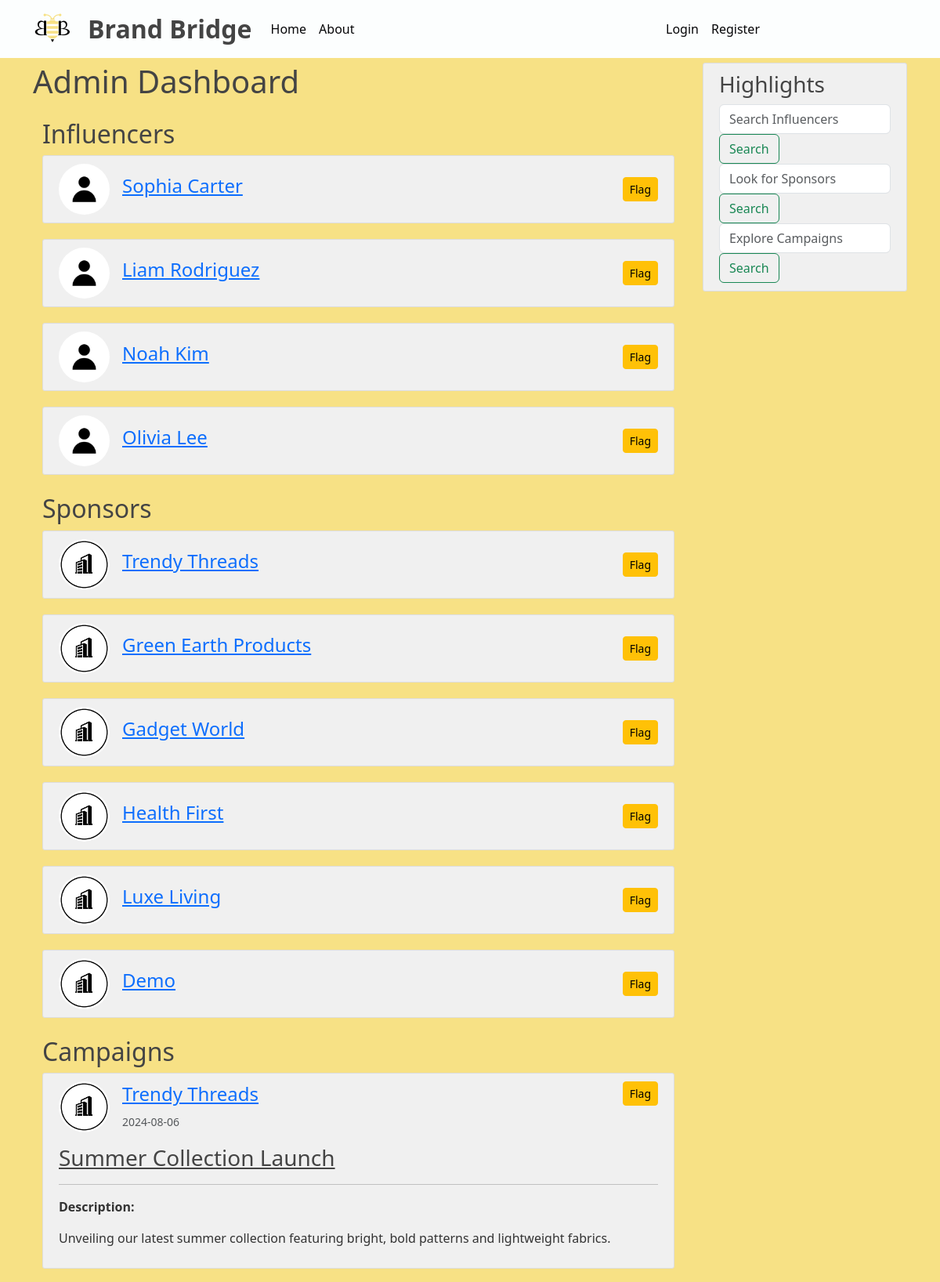
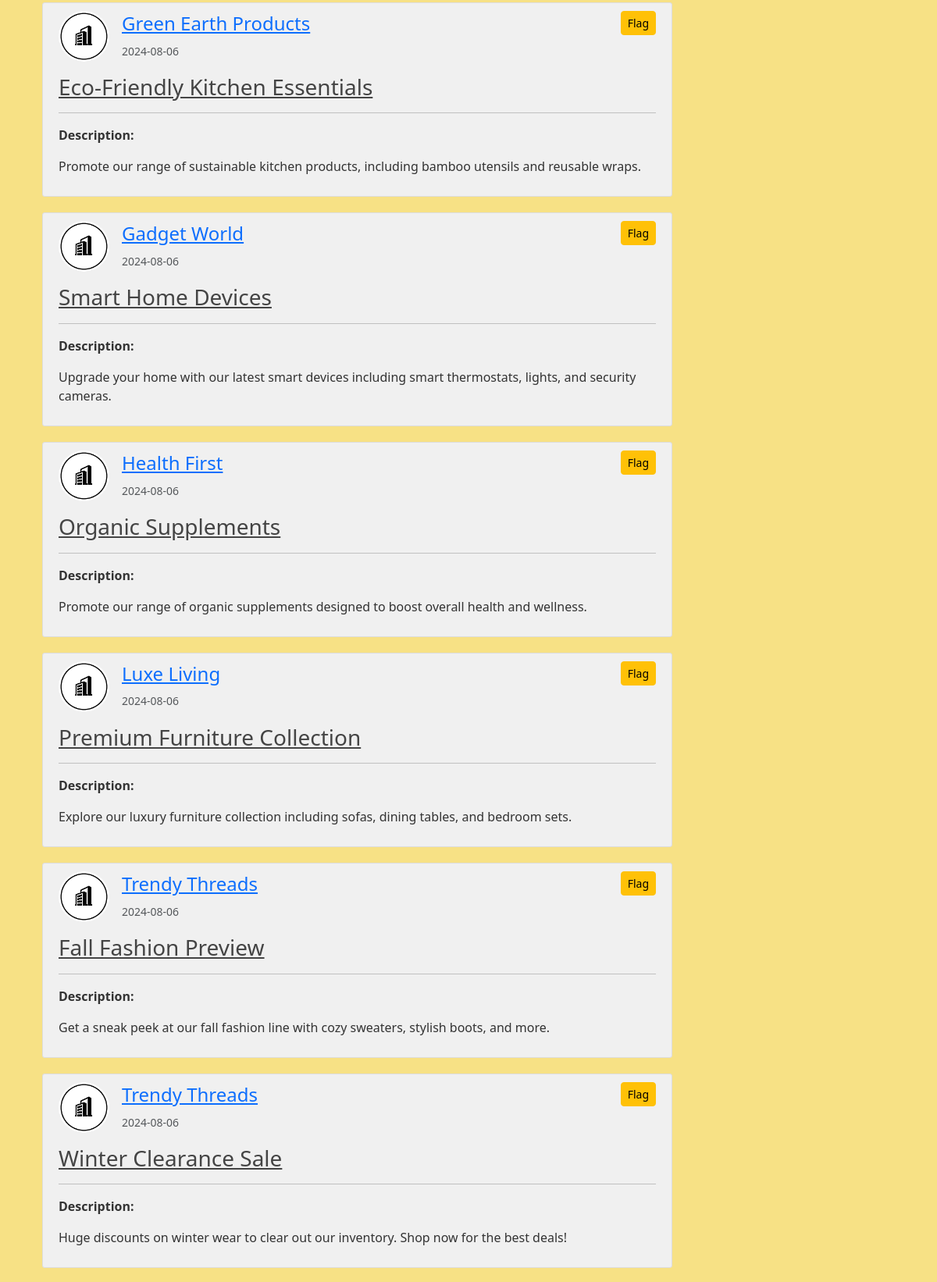
The app's page /admin/dashboard (upper part) with its own data (2 pictures, top to bottom).
### BrandBridge/models.py (models this page shows, shortened)
class Influencer(db.Model, UserMixin):
    id = db.Column(db.Integer, primary_key=True)
    email = db.Column(db.String(120), unique=True, nullable=False)
    name = db.Column(db.String(40), nullable=False)
    niche = db.Column(db.String(40), nullable=False)
    reach = db.Column(db.Integer, nullable=False)  # e.g., number of followers
    image_file = db.Column(db.String(20), nullable=False, default='default.jpg')
    password = db.Column(db.String(60), nullable=False)
    ad_requests = db.relationship('AdRequest', backref='influencer', lazy=True)

class Sponsor(db.Model, UserMixin):
    id = db.Column(db.Integer, primary_key=True)
    email = db.Column(db.String(120), unique=True, nullable=False)
    company_name = db.Column(db.String(40), unique=True, nullable=False)
    industry = db.Column(db.String(40), nullable=False)
    budget = db.Column(db.String(15), nullable=False)
    image_file = db.Column(db.String(20), nullable=False, default='default_company.png')
    password = db.Column(db.String(60), nullable=False)
    campaigns = db.relationship('Campaign', backref='owner', lazy=True)

class Campaign(db.Model):
    id = db.Column(db.Integer, primary_key=True)
    title = db.Column(db.String(100), nullable=False)
    desc = db.Column(db.Text, nullable=False)
    date_posted = db.Column(db.DateTime, nullable=False, default=lambda: datetime.now(timezone("Asia/Kolkata")))
    start_date = db.Column(db.DateTime, nullable=False)
    end_date = db.Column(db.DateTime, nullable=False)
    budget = db.Column(db.String(15), nullable=False)
    goals = db.Column(db.Text, nullable=False)
    sponsor_id = db.Column(db.Integer, db.ForeignKey('sponsor.id'), nullable=False)
    ad_requests = db.relationship('AdRequest', backref='campaign', lazy=True)

### BrandBridge/routes.py (the view)
@app.route('/admin/dashboard')
def admin_dashboard():
    influencers = db.session.query(Influencer).all()
    sponsors = db.session.query(Sponsor).all()
    campaigns = db.session.query(Campaign).all()
    return render_template('admin_dashboard.html',
                           influencers=influencers,
                           sponsors=sponsors,
                           campaigns=campaigns)

### BrandBridge/templates/admin_dashboard.html (shortened to what this page needs)
{% extends "layout.html" %}
{% block content %}
    <h1>Admin Dashboard</h1>
    <div class="container mt-4">
        <h2>Influencers</h2>
        {% for influencer in influencers %}
            <article class="media content-section">
                <div class="d-flex justify-content-between align-items-center">
                    <div class="d-flex align-items-center">
                        <img class="rounded-circle article-img" src="{{ url_for('static', filename='profile_pics/' + influencer.image_file) }}">
                        <div class="ml-3">
                            <h4><a class="mr-2" href="{{ url_for('influencer_profile', influencer_id=influencer.id) }}">{{ influencer.name }}</a></h4>
                        </div>
                    </div>
                    <form action="{{ url_for('flag_item') }}" method="post" class="ml-3">
                        <button type="submit" class="btn btn-warning btn-sm">Flag</button>
                    </form>
                </div>
            </article>
        {% else %}
            <p>No influencers found.</p>
        {% endfor %}
    </div>
    <div class="container mt-4">
        <h2>Sponsors</h2>
        {% for sponsor in sponsors %}
            <article class="media content-section">
                <div class="d-flex justify-content-between align-items-center">
                    <div class="d-flex align-items-center">
                        <img class="rounded-circle article-img" src="{{ url_for('static', filename='profile_pics/' + sponsor.image_file) }}">
                        <div class="ml-3">
                            <h4><a class="mr-2" href="{{ url_for('sponsor_campaigns', company_name=sponsor.company_name) }}">{{ sponsor.company_name }}</a></h4>
                        </div>
                    </div>
                    <form action="{{ url_for('flag_item') }}" method="post" class="ml-3">
                        <button type="submit" class="btn btn-warning btn-sm">Flag</button>
                    </form>
                </div>
            </article>
        {% else %}
            <p>No sponsors found.</p>
        {% endfor %}
    </div>
    <div class="container mt-4">
        <h2>Campaigns</h2>
        {% for campaign in campaigns %}
            <article class="media content-section">
                <div class="d-flex justify-content-between align-items-start">
                    <div class="d-flex align-items-center">
                        <img class="rounded-circle article-img" src="{{ url_for('static', filename='profile_pics/' + campaign.owner.image_file) }}">
                        <div class="ml-3">
                            <h4><a class="mr-2" href="{{ url_for('sponsor_campaigns', company_name=campaign.owner.company_name) }}">{{ campaign.owner.company_name }}</a></h4>
                            <small class="text-muted">{{ campaign.date_posted.strftime('%Y-%m-%d') }}</small>
                        </div>
                    </div>
                    <form action="{{ url_for('flag_item') }}" method="post" class="ml-3">
                        <button type="submit" class="btn btn-warning btn-sm">Flag</button>
                    </form>
                </div>
                <div class="media-body mt-3">
                    <h3><a class="article-title" href="{{ url_for('campaign', campaign_id=campaign.id) }}">{{ campaign.title }}</a></h3>
                    <hr>
                    <p class="article-content"><strong>Description:</strong></p>
                    <p class="article-content">{{ campaign.desc }}</p>
                </div>
            </article>
        {% else %}
            <p>No campaigns found.</p>
        {% endfor %}
    </div>
{% endblock content %}

### BrandBridge/static/main.css (style rules this page uses)
body { background: #f7e185; color: #333333; margin-top: 5rem; }
h1, h2, h3, h4, h5, h6 { color: #444444; }
.content-section { background: #f0f0f0; padding: 10px 20px; border: 1px solid #dddddd; border-radius: 3px; margin-bottom: 20px; }
.article-title { color: #444444; }
.article-content { white-space: pre-line; }
.article-img { height: 65px; width: 65px; margin-right: 16px; }

### records on screen
Influencer: image_file (placeholder picture), name "Sophia Carter"
Influencer: image_file (placeholder picture), name "Liam Rodriguez"
Influencer: image_file (placeholder picture), name "Noah Kim"
Influencer: image_file (placeholder picture), name "Olivia Lee"
Sponsor: image_file (placeholder picture), company_name "Trendy Threads"
Sponsor: image_file (placeholder picture), company_name "Green Earth Products"
Sponsor: image_file (placeholder picture), company_name "Gadget World"
Sponsor: image_file (placeholder picture), company_name "Health First"
Sponsor: image_file (placeholder picture), company_name "Luxe Living"
Sponsor: image_file (placeholder picture), company_name "Demo"
Campaign: image_file (placeholder picture), owner.company_name "Trendy Threads", date_posted "2024-08-06", title "Summer Collection Launch", desc "Unveiling our latest summer collection featuring bright, bold patterns and lightweight fabrics."
Campaign: image_file (placeholder picture), owner.company_name "Green Earth Products", date_posted "2024-08-06", title "Eco-Friendly Kitchen Essentials", desc "Promote our range of sustainable kitchen products, including bamboo utensils and reusable wraps."
Campaign: image_file (placeholder picture), owner.company_name "Gadget World", date_posted "2024-08-06", title "Smart Home Devices", desc "Upgrade your home with our latest smart devices including smart thermostats, lights, and security cameras."
Campaign: image_file (placeholder picture), owner.company_name "Health First", date_posted "2024-08-06", title "Organic Supplements", desc "Promote our range of organic supplements designed to boost overall health and wellness."
Campaign: image_file (placeholder picture), owner.company_name "Luxe Living", date_posted "2024-08-06", title "Premium Furniture Collection", desc "Explore our luxury furniture collection including sofas, dining tables, and bedroom sets."
Campaign: image_file (placeholder picture), owner.company_name "Trendy Threads", date_posted "2024-08-06", title "Fall Fashion Preview", desc "Get a sneak peek at our fall fashion line with cozy sweaters, stylish boots, and more."
Campaign: image_file (placeholder picture), owner.company_name "Trendy Threads", date_posted "2024-08-06", title "Winter Clearance Sale", desc "Huge discounts on winter wear to clear out our inventory. Shop now for the best deals!"
